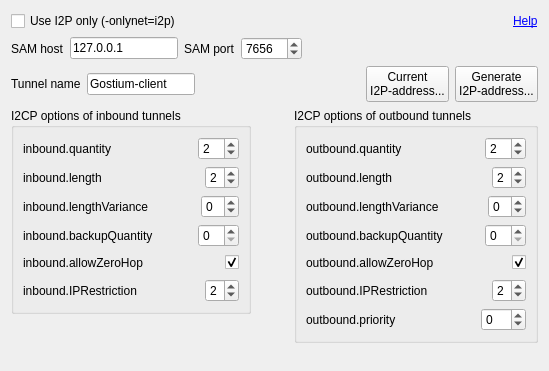
<?xml version="1.0" encoding="UTF-8"?>
<ui version="4.0">
 <class>I2POptionsWidget</class>
 <widget class="QWidget" name="I2POptionsWidget">
  <property name="geometry">
   <rect>
    <x>0</x>
    <y>0</y>
    <width>549</width>
    <height>371</height>
   </rect>
  </property>
  <property name="windowTitle">
   <string>Form</string>
  </property>
  <layout class="QVBoxLayout" name="verticalLayout_5">
   <item>
    <layout class="QHBoxLayout" name="horizontalLayout_15">
     <item>
      <widget class="QCheckBox" name="checkBoxUseI2POnly">
       <property name="text">
        <string>Use I2P only (-onlynet=i2p)</string>
       </property>
      </widget>
     </item>
     <item>
      <spacer name="horizontalSpacer_15">
       <property name="orientation">
        <enum>Qt::Horizontal</enum>
       </property>
       <property name="sizeHint" stdset="0">
        <size>
         <width>40</width>
         <height>20</height>
        </size>
       </property>
      </spacer>
     </item>
     <item>
      <widget class="QLabel" name="label">
       <property name="toolTip">
        <string>http://www.i2p2.i2p/i2cp.html#options</string>
       </property>
       <property name="text">
        <string>&lt;a href=&quot;http://www.i2p2.i2p/i2cp.html#options&quot;&gt;Help&lt;/a&gt;</string>
       </property>
       <property name="textFormat">
        <enum>Qt::RichText</enum>
       </property>
       <property name="openExternalLinks">
        <bool>true</bool>
       </property>
       <property name="textInteractionFlags">
        <set>Qt::TextBrowserInteraction</set>
       </property>
      </widget>
     </item>
    </layout>
   </item>
   <item>
    <layout class="QHBoxLayout" name="horizontalLayout_16">
     <item>
      <widget class="QLabel" name="labelSAMHost">
       <property name="text">
        <string>SAM host</string>
       </property>
      </widget>
     </item>
     <item>
      <widget class="QLineEdit" name="lineEditSAMHost">
       <property name="sizePolicy">
        <sizepolicy hsizetype="Fixed" vsizetype="Fixed">
         <horstretch>0</horstretch>
         <verstretch>0</verstretch>
        </sizepolicy>
       </property>
       <property name="text">
        <string>127.0.0.1</string>
       </property>
      </widget>
     </item>
     <item>
      <widget class="QLabel" name="labelSAMPort">
       <property name="text">
        <string>SAM port</string>
       </property>
      </widget>
     </item>
     <item>
      <widget class="QSpinBox" name="spinBoxSAMPort">
       <property name="minimum">
        <number>1</number>
       </property>
       <property name="maximum">
        <number>65535</number>
       </property>
       <property name="value">
        <number>7656</number>
       </property>
      </widget>
     </item>
     <item>
      <spacer name="horizontalSpacer_17">
       <property name="orientation">
        <enum>Qt::Horizontal</enum>
       </property>
       <property name="sizeHint" stdset="0">
        <size>
         <width>40</width>
         <height>20</height>
        </size>
       </property>
      </spacer>
     </item>
    </layout>
   </item>
   <item>
    <layout class="QHBoxLayout" name="horizontalLayout_17">
     <item>
      <widget class="QLabel" name="labelTunnelName">
       <property name="text">
        <string>Tunnel name</string>
       </property>
      </widget>
     </item>
     <item>
      <widget class="QLineEdit" name="lineEditTunnelName">
       <property name="sizePolicy">
        <sizepolicy hsizetype="Preferred" vsizetype="Fixed">
         <horstretch>0</horstretch>
         <verstretch>0</verstretch>
        </sizepolicy>
       </property>
       <property name="minimumSize">
        <size>
         <width>0</width>
         <height>0</height>
        </size>
       </property>
       <property name="text">
        <string>Gostium-client</string>
       </property>
      </widget>
     </item>
     <item>
      <spacer name="horizontalSpacer_18">
       <property name="orientation">
        <enum>Qt::Horizontal</enum>
       </property>
       <property name="sizeHint" stdset="0">
        <size>
         <width>40</width>
         <height>20</height>
        </size>
       </property>
      </spacer>
     </item>
     <item>
      <widget class="QPushButton" name="pushButtonCurrentI2PAddress">
       <property name="text">
        <string>Current
I2P-address...</string>
       </property>
      </widget>
     </item>
     <item>
      <widget class="QPushButton" name="pushButtonGenerateI2PAddress">
       <property name="text">
        <string>Generate
I2P-address...</string>
       </property>
      </widget>
     </item>
    </layout>
   </item>
   <item>
    <layout class="QHBoxLayout" name="horizontalLayout_14">
     <item>
      <layout class="QVBoxLayout" name="verticalLayout_4">
       <item>
        <widget class="QGroupBox" name="groupBoxInbound">
         <property name="title">
          <string>I2CP options of inbound tunnels</string>
         </property>
         <layout class="QVBoxLayout" name="verticalLayout">
          <item>
           <layout class="QHBoxLayout" name="horizontalLayout">
            <item>
             <widget class="QLabel" name="labelInboundQuantity">
              <property name="text">
               <string>inbound.quantity </string>
              </property>
             </widget>
            </item>
            <item>
             <spacer name="horizontalSpacer">
              <property name="orientation">
               <enum>Qt::Horizontal</enum>
              </property>
              <property name="sizeHint" stdset="0">
               <size>
                <width>40</width>
                <height>20</height>
               </size>
              </property>
             </spacer>
            </item>
            <item>
             <widget class="QSpinBox" name="spinBoxInboundQuantity">
              <property name="minimum">
               <number>1</number>
              </property>
              <property name="maximum">
               <number>16</number>
              </property>
              <property name="value">
               <number>2</number>
              </property>
             </widget>
            </item>
           </layout>
          </item>
          <item>
           <layout class="QHBoxLayout" name="horizontalLayout_2">
            <item>
             <widget class="QLabel" name="labelInboundLength">
              <property name="text">
               <string>inbound.length </string>
              </property>
             </widget>
            </item>
            <item>
             <spacer name="horizontalSpacer_2">
              <property name="orientation">
               <enum>Qt::Horizontal</enum>
              </property>
              <property name="sizeHint" stdset="0">
               <size>
                <width>40</width>
                <height>20</height>
               </size>
              </property>
             </spacer>
            </item>
            <item>
             <widget class="QSpinBox" name="spinBoxInboundLength">
              <property name="minimum">
               <number>0</number>
              </property>
              <property name="maximum">
               <number>7</number>
              </property>
              <property name="value">
               <number>2</number>
              </property>
             </widget>
            </item>
           </layout>
          </item>
          <item>
           <layout class="QHBoxLayout" name="horizontalLayout_3">
            <item>
             <widget class="QLabel" name="labelInboundLengthVariance">
              <property name="text">
               <string>inbound.lengthVariance</string>
              </property>
             </widget>
            </item>
            <item>
             <spacer name="horizontalSpacer_3">
              <property name="orientation">
               <enum>Qt::Horizontal</enum>
              </property>
              <property name="sizeHint" stdset="0">
               <size>
                <width>40</width>
                <height>20</height>
               </size>
              </property>
             </spacer>
            </item>
            <item>
             <widget class="QSpinBox" name="spinBoxInboundLengthVariance">
              <property name="minimum">
               <number>-7</number>
              </property>
              <property name="maximum">
               <number>7</number>
              </property>
             </widget>
            </item>
           </layout>
          </item>
          <item>
           <layout class="QHBoxLayout" name="horizontalLayout_4">
            <item>
             <widget class="QLabel" name="labelInboundBackupQuality">
              <property name="text">
               <string>inbound.backupQuantity </string>
              </property>
             </widget>
            </item>
            <item>
             <spacer name="horizontalSpacer_4">
              <property name="orientation">
               <enum>Qt::Horizontal</enum>
              </property>
              <property name="sizeHint" stdset="0">
               <size>
                <width>40</width>
                <height>20</height>
               </size>
              </property>
             </spacer>
            </item>
            <item>
             <widget class="QSpinBox" name="spinBoxInboundBackupQuality"/>
            </item>
           </layout>
          </item>
          <item>
           <layout class="QHBoxLayout" name="horizontalLayout_5">
            <item>
             <widget class="QLabel" name="labelInboundAllowZeroHop">
              <property name="text">
               <string>inbound.allowZeroHop </string>
              </property>
             </widget>
            </item>
            <item>
             <spacer name="horizontalSpacer_5">
              <property name="orientation">
               <enum>Qt::Horizontal</enum>
              </property>
              <property name="sizeHint" stdset="0">
               <size>
                <width>40</width>
                <height>20</height>
               </size>
              </property>
             </spacer>
            </item>
            <item>
             <widget class="QCheckBox" name="checkBoxInboundAllowZeroHop">
              <property name="checked">
               <bool>true</bool>
              </property>
             </widget>
            </item>
           </layout>
          </item>
          <item>
           <layout class="QHBoxLayout" name="horizontalLayout_6">
            <item>
             <widget class="QLabel" name="labelInboundIPRestriction">
              <property name="text">
               <string>inbound.IPRestriction</string>
              </property>
             </widget>
            </item>
            <item>
             <spacer name="horizontalSpacer_6">
              <property name="orientation">
               <enum>Qt::Horizontal</enum>
              </property>
              <property name="sizeHint" stdset="0">
               <size>
                <width>40</width>
                <height>20</height>
               </size>
              </property>
             </spacer>
            </item>
            <item>
             <widget class="QSpinBox" name="spinBoxInboundIPRestriction">
              <property name="maximum">
               <number>4</number>
              </property>
              <property name="value">
               <number>2</number>
              </property>
             </widget>
            </item>
           </layout>
          </item>
         </layout>
        </widget>
       </item>
       <item>
        <spacer name="verticalSpacer">
         <property name="orientation">
          <enum>Qt::Vertical</enum>
         </property>
         <property name="sizeHint" stdset="0">
          <size>
           <width>20</width>
           <height>40</height>
          </size>
         </property>
        </spacer>
       </item>
      </layout>
     </item>
     <item>
      <spacer name="horizontalSpacer_14">
       <property name="orientation">
        <enum>Qt::Horizontal</enum>
       </property>
       <property name="sizeHint" stdset="0">
        <size>
         <width>40</width>
         <height>20</height>
        </size>
       </property>
      </spacer>
     </item>
     <item>
      <layout class="QVBoxLayout" name="verticalLayout_3">
       <item>
        <widget class="QGroupBox" name="groupBoxOutbound">
         <property name="title">
          <string>I2CP options of outbound tunnels</string>
         </property>
         <layout class="QVBoxLayout" name="verticalLayout_2">
          <item>
           <layout class="QHBoxLayout" name="horizontalLayout_7">
            <item>
             <widget class="QLabel" name="labelOutboundQuantity">
              <property name="text">
               <string>outbound.quantity </string>
              </property>
             </widget>
            </item>
            <item>
             <spacer name="horizontalSpacer_7">
              <property name="orientation">
               <enum>Qt::Horizontal</enum>
              </property>
              <property name="sizeHint" stdset="0">
               <size>
                <width>40</width>
                <height>20</height>
               </size>
              </property>
             </spacer>
            </item>
            <item>
             <widget class="QSpinBox" name="spinBoxOutboundQuantity">
              <property name="minimum">
               <number>1</number>
              </property>
              <property name="value">
               <number>2</number>
              </property>
             </widget>
            </item>
           </layout>
          </item>
          <item>
           <layout class="QHBoxLayout" name="horizontalLayout_8">
            <item>
             <widget class="QLabel" name="labelOutboundLength">
              <property name="text">
               <string>outbound.length </string>
              </property>
             </widget>
            </item>
            <item>
             <spacer name="horizontalSpacer_8">
              <property name="orientation">
               <enum>Qt::Horizontal</enum>
              </property>
              <property name="sizeHint" stdset="0">
               <size>
                <width>40</width>
                <height>20</height>
               </size>
              </property>
             </spacer>
            </item>
            <item>
             <widget class="QSpinBox" name="spinBoxOutboundLength">
              <property name="maximum">
               <number>7</number>
              </property>
              <property name="value">
               <number>2</number>
              </property>
             </widget>
            </item>
           </layout>
          </item>
          <item>
           <layout class="QHBoxLayout" name="horizontalLayout_9">
            <item>
             <widget class="QLabel" name="labelOutboundLengthVariance">
              <property name="text">
               <string>outbound.lengthVariance</string>
              </property>
             </widget>
            </item>
            <item>
             <spacer name="horizontalSpacer_9">
              <property name="orientation">
               <enum>Qt::Horizontal</enum>
              </property>
              <property name="sizeHint" stdset="0">
               <size>
                <width>40</width>
                <height>20</height>
               </size>
              </property>
             </spacer>
            </item>
            <item>
             <widget class="QSpinBox" name="spinBoxOutboundLengthVariance">
              <property name="minimum">
               <number>-7</number>
              </property>
              <property name="maximum">
               <number>7</number>
              </property>
             </widget>
            </item>
           </layout>
          </item>
          <item>
           <layout class="QHBoxLayout" name="horizontalLayout_10">
            <item>
             <widget class="QLabel" name="labelOutboundBackupQuantity">
              <property name="text">
               <string>outbound.backupQuantity</string>
              </property>
             </widget>
            </item>
            <item>
             <spacer name="horizontalSpacer_10">
              <property name="orientation">
               <enum>Qt::Horizontal</enum>
              </property>
              <property name="sizeHint" stdset="0">
               <size>
                <width>40</width>
                <height>20</height>
               </size>
              </property>
             </spacer>
            </item>
            <item>
             <widget class="QSpinBox" name="spinBoxOutboundBackupQuantity"/>
            </item>
           </layout>
          </item>
          <item>
           <layout class="QHBoxLayout" name="horizontalLayout_11">
            <item>
             <widget class="QLabel" name="labelAllowZeroHop">
              <property name="text">
               <string>outbound.allowZeroHop </string>
              </property>
             </widget>
            </item>
            <item>
             <spacer name="horizontalSpacer_11">
              <property name="orientation">
               <enum>Qt::Horizontal</enum>
              </property>
              <property name="sizeHint" stdset="0">
               <size>
                <width>40</width>
                <height>20</height>
               </size>
              </property>
             </spacer>
            </item>
            <item>
             <widget class="QCheckBox" name="checkBoxAllowZeroHop">
              <property name="checked">
               <bool>true</bool>
              </property>
             </widget>
            </item>
           </layout>
          </item>
          <item>
           <layout class="QHBoxLayout" name="horizontalLayout_12">
            <item>
             <widget class="QLabel" name="labelOutboundIPRestriction">
              <property name="text">
               <string>outbound.IPRestriction</string>
              </property>
             </widget>
            </item>
            <item>
             <spacer name="horizontalSpacer_12">
              <property name="orientation">
               <enum>Qt::Horizontal</enum>
              </property>
              <property name="sizeHint" stdset="0">
               <size>
                <width>40</width>
                <height>20</height>
               </size>
              </property>
             </spacer>
            </item>
            <item>
             <widget class="QSpinBox" name="spinBoxOutboundIPRestriction">
              <property name="maximum">
               <number>4</number>
              </property>
              <property name="value">
               <number>2</number>
              </property>
             </widget>
            </item>
           </layout>
          </item>
          <item>
           <layout class="QHBoxLayout" name="horizontalLayout_13">
            <item>
             <widget class="QLabel" name="labelOutboundPriority">
              <property name="text">
               <string>outbound.priority</string>
              </property>
             </widget>
            </item>
            <item>
             <spacer name="horizontalSpacer_13">
              <property name="orientation">
               <enum>Qt::Horizontal</enum>
              </property>
              <property name="sizeHint" stdset="0">
               <size>
                <width>40</width>
                <height>20</height>
               </size>
              </property>
             </spacer>
            </item>
            <item>
             <widget class="QSpinBox" name="spinBoxOutboundPriority">
              <property name="minimum">
               <number>-25</number>
              </property>
              <property name="maximum">
               <number>25</number>
              </property>
             </widget>
            </item>
           </layout>
          </item>
         </layout>
        </widget>
       </item>
       <item>
        <spacer name="verticalSpacer_2">
         <property name="orientation">
          <enum>Qt::Vertical</enum>
         </property>
         <property name="sizeHint" stdset="0">
          <size>
           <width>20</width>
           <height>40</height>
          </size>
         </property>
        </spacer>
       </item>
      </layout>
     </item>
    </layout>
   </item>
  </layout>
 </widget>
 <tabstops>
  <tabstop>checkBoxUseI2POnly</tabstop>
  <tabstop>lineEditSAMHost</tabstop>
  <tabstop>spinBoxSAMPort</tabstop>
  <tabstop>lineEditTunnelName</tabstop>
  <tabstop>pushButtonCurrentI2PAddress</tabstop>
  <tabstop>pushButtonGenerateI2PAddress</tabstop>
  <tabstop>spinBoxInboundQuantity</tabstop>
  <tabstop>spinBoxInboundLength</tabstop>
  <tabstop>spinBoxInboundLengthVariance</tabstop>
  <tabstop>spinBoxInboundBackupQuality</tabstop>
  <tabstop>checkBoxInboundAllowZeroHop</tabstop>
  <tabstop>spinBoxInboundIPRestriction</tabstop>
  <tabstop>spinBoxOutboundQuantity</tabstop>
  <tabstop>spinBoxOutboundLength</tabstop>
  <tabstop>spinBoxOutboundLengthVariance</tabstop>
  <tabstop>spinBoxOutboundBackupQuantity</tabstop>
  <tabstop>checkBoxAllowZeroHop</tabstop>
  <tabstop>spinBoxOutboundIPRestriction</tabstop>
  <tabstop>spinBoxOutboundPriority</tabstop>
 </tabstops>
 <resources/>
 <connections/>
</ui>
